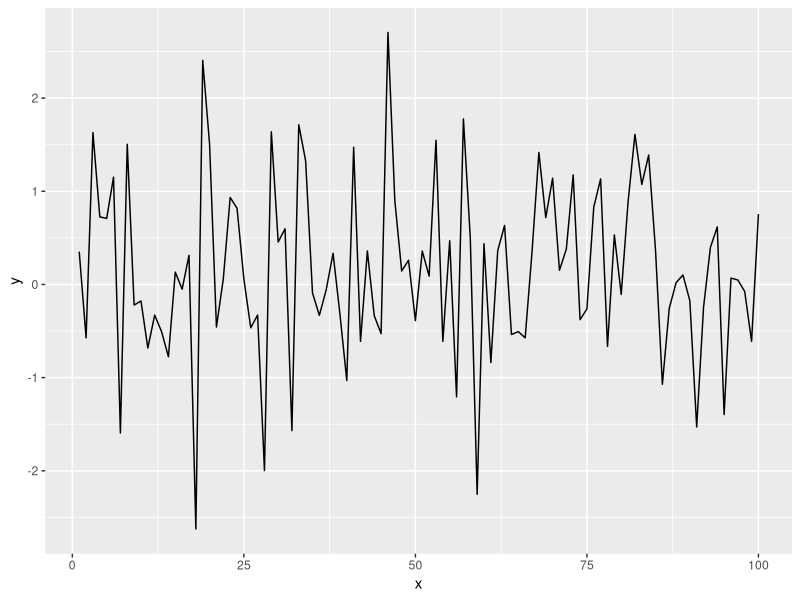

Generate this figure with R:
## ---- chunk 1
knitr::opts_chunk$set(echo = TRUE, cache = TRUE)
## ---- chunk 2
install.packages("tidyverse")
install.packages("knitr")
install.packages("dplyr")
library(tidyverse)
library(knitr)
library(dplyr)
## ---- chunk 3
x= seq(1:100)
y= rnorm(100)

dat= data.frame(x, y) 

ggplot(dat, aes(x= x, y= y )) +
  geom_line()

## ---- chunk 4
head(dat, 5) 
  kable(dat, caption = "This is common moise")
